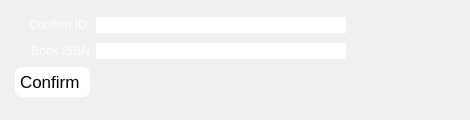
           <widget class="QWidget" name="tab">
            <attribute name="title">
             <string>Return</string>
            </attribute>
            <widget class="QWidget" name="verticalLayoutWidget_4">
             <property name="geometry">
              <rect>
               <x>0</x>
               <y>0</y>
               <width>461</width>
               <height>111</height>
              </rect>
             </property>
             <layout class="QVBoxLayout" name="verticalLayout_9">
              <property name="spacing">
               <number>-1</number>
              </property>
              <property name="sizeConstraint">
               <enum>QLayout::SetMinimumSize</enum>
              </property>
              <property name="leftMargin">
               <number>15</number>
              </property>
              <property name="topMargin">
               <number>15</number>
              </property>
              <property name="rightMargin">
               <number>15</number>
              </property>
              <property name="bottomMargin">
               <number>15</number>
              </property>
              <item>
               <layout class="QHBoxLayout" name="horizontalLayout_7">
                <property name="spacing">
                 <number>-1</number>
                </property>
                <property name="leftMargin">
                 <number>0</number>
                </property>
                <property name="topMargin">
                 <number>0</number>
                </property>
                <property name="rightMargin">
                 <number>0</number>
                </property>
                <property name="bottomMargin">
                 <number>0</number>
                </property>
                <item>
                 <widget class="QLabel" name="label_7">
                  <property name="sizePolicy">
                   <sizepolicy hsizetype="Maximum" vsizetype="Maximum">
                    <horstretch>0</horstretch>
                    <verstretch>0</verstretch>
                   </sizepolicy>
                  </property>
                  <property name="minimumSize">
                   <size>
                    <width>75</width>
                    <height>0</height>
                   </size>
                  </property>
                  <property name="styleSheet">
                   <string notr="true">color: white;</string>
                  </property>
                  <property name="text">
                   <string>Confirm ID:</string>
                  </property>
                  <property name="alignment">
                   <set>Qt::AlignRight|Qt::AlignTrailing|Qt::AlignVCenter</set>
                  </property>
                 </widget>
                </item>
                <item>
                 <widget class="QLineEdit" name="edtID_SReturn">
                  <property name="minimumSize">
                   <size>
                    <width>250</width>
                    <height>0</height>
                   </size>
                  </property>
                  <property name="maximumSize">
                   <size>
                    <width>250</width>
                    <height>16777215</height>
                   </size>
                  </property>
                  <property name="autoFillBackground">
                   <bool>false</bool>
                  </property>
                  <property name="styleSheet">
                   <string notr="true">color: white;</string>
                  </property>
                  <property name="maxLength">
                   <number>13</number>
                  </property>
                  <property name="frame">
                   <bool>false</bool>
                  </property>
                  <property name="placeholderText">
                   <string>Enter your ID here</string>
                  </property>
                  <property name="clearButtonEnabled">
                   <bool>true</bool>
                  </property>
                 </widget>
                </item>
                <item>
                 <spacer name="horizontalSpacer_6">
                  <property name="orientation">
                   <enum>Qt::Horizontal</enum>
                  </property>
                  <property name="sizeHint" stdset="0">
                   <size>
                    <width>40</width>
                    <height>20</height>
                   </size>
                  </property>
                 </spacer>
                </item>
               </layout>
              </item>
              <item>
               <layout class="QHBoxLayout" name="horizontalLayout_6">
                <property name="spacing">
                 <number>-1</number>
                </property>
                <property name="leftMargin">
                 <number>0</number>
                </property>
                <property name="topMargin">
                 <number>0</number>
                </property>
                <property name="rightMargin">
                 <number>0</number>
                </property>
                <property name="bottomMargin">
                 <number>0</number>
                </property>
                <item>
                 <widget class="QLabel" name="label_6">
                  <property name="sizePolicy">
                   <sizepolicy hsizetype="Maximum" vsizetype="Maximum">
                    <horstretch>0</horstretch>
                    <verstretch>0</verstretch>
                   </sizepolicy>
                  </property>
                  <property name="minimumSize">
                   <size>
                    <width>75</width>
                    <height>0</height>
                   </size>
                  </property>
                  <property name="styleSheet">
                   <string notr="true">color: white;</string>
                  </property>
                  <property name="text">
                   <string>Book ISBN</string>
                  </property>
                  <property name="alignment">
                   <set>Qt::AlignRight|Qt::AlignTrailing|Qt::AlignVCenter</set>
                  </property>
                 </widget>
                </item>
                <item>
                 <widget class="QLineEdit" name="edtISBN_SReturn">
                  <property name="minimumSize">
                   <size>
                    <width>250</width>
                    <height>0</height>
                   </size>
                  </property>
                  <property name="maximumSize">
                   <size>
                    <width>250</width>
                    <height>16777215</height>
                   </size>
                  </property>
                  <property name="autoFillBackground">
                   <bool>false</bool>
                  </property>
                  <property name="styleSheet">
                   <string notr="true">color: white;</string>
                  </property>
                  <property name="maxLength">
                   <number>13</number>
                  </property>
                  <property name="frame">
                   <bool>false</bool>
                  </property>
                  <property name="placeholderText">
                   <string>Enter book ISBN here</string>
                  </property>
                  <property name="clearButtonEnabled">
                   <bool>true</bool>
                  </property>
                 </widget>
                </item>
                <item>
                 <spacer name="horizontalSpacer_5">
                  <property name="orientation">
                   <enum>Qt::Horizontal</enum>
                  </property>
                  <property name="sizeHint" stdset="0">
                   <size>
                    <width>40</width>
                    <height>20</height>
                   </size>
                  </property>
                 </spacer>
                </item>
               </layout>
              </item>
              <item>
               <widget class="QPushButton" name="pbtnSReturn">
                <property name="sizePolicy">
                 <sizepolicy hsizetype="Maximum" vsizetype="Fixed">
                  <horstretch>0</horstretch>
                  <verstretch>0</verstretch>
                 </sizepolicy>
                </property>
                <property name="minimumSize">
                 <size>
                  <width>0</width>
                  <height>30</height>
                 </size>
                </property>
                <property name="maximumSize">
                 <size>
                  <width>16777215</width>
                  <height>30</height>
                 </size>
                </property>
                <property name="font">
                 <font>
                  <pointsize>13</pointsize>
                  <kerning>true</kerning>
                 </font>
                </property>
                <property name="mouseTracking">
                 <bool>true</bool>
                </property>
                <property name="whatsThis">
                 <string>'My Profile' button</string>
                </property>
                <property name="autoFillBackground">
                 <bool>false</bool>
                </property>
                <property name="styleSheet">
                 <string notr="true">
QPushButton
{
text-align: left;
color: black;
padding: 10px;
border-radius:7px;
padding: 5px;
background-color: white; 
}
QPushButton:hover:!pressed
{
  background-color: rgb(241,218,195);
  color: black;
}
QPushButton:checked
{
  background-color: rgb(133,179,225);
  color: black;
}</string>
                </property>
                <property name="text">
                 <string>Confirm </string>
                </property>
                <property name="icon">
                 <iconset>
                  <normaloff>images/navigation-14/svg/check-1518584.svg</normaloff>images/navigation-14/svg/check-1518584.svg</iconset>
                </property>
                <property name="iconSize">
                 <size>
                  <width>25</width>
                  <height>25</height>
                 </size>
                </property>
                <property name="checkable">
                 <bool>false</bool>
                </property>
                <property name="checked">
                 <bool>false</bool>
                </property>
                <property name="autoDefault">
                 <bool>false</bool>
                </property>
                <property name="default">
                 <bool>false</bool>
                </property>
                <property name="flat">
                 <bool>true</bool>
                </property>
               </widget>
              </item>
             </layout>
            </widget>
           </widget>
